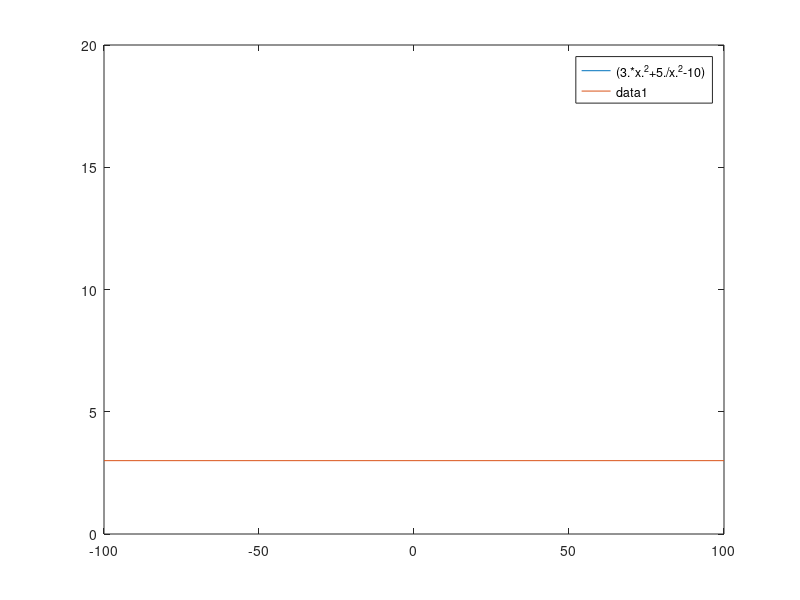

Write MATLAB code to recreate this figure.
# Nacrtati funkciju y = 3x^2+5/x^2-10 na intervalu (-100,100)
# Ose skalirati tako da se x prikazuje od -100 do 100 a y od 0 do 20
# na istom grafiku nacrtati xorizontalnu pravu y = 3 ( za x od -100 do 100)

y = '(3*x^2+5/x^2-10)'
fplot(y,[-100,100]),axis([-100,100,0,20]);
hold on;
plot([-100,100],[3,3]);  # [1st] - x druge, [2nd] - y druge


# lim kad x -> beskonacno  x^2 - 1 / x^2 + 2x - 3
# pkg load symbolic
#syms x
#limit(x^2-1/x^2+2*x-3, inf);


# Sabrati A = [1,2,3;2,-3,1;-4,-5,5] sa jedinicnom matricom istih dimenzija,
# pomnoziti je sa matricom koja im aasve jedinice i naci A -1 (inverzna)

A = [1,2,3;2,-3,1;-4,-5,5];
A + eye(3);
A * ones(3,4);
rezultat = inv(A);
disp(rezultat);

# 10! - Naci faktorijel od 10
i = 9; s = 10;
while i >= 1
  s = s * i;
  i = i - 1;
endwhile
disp(s);
